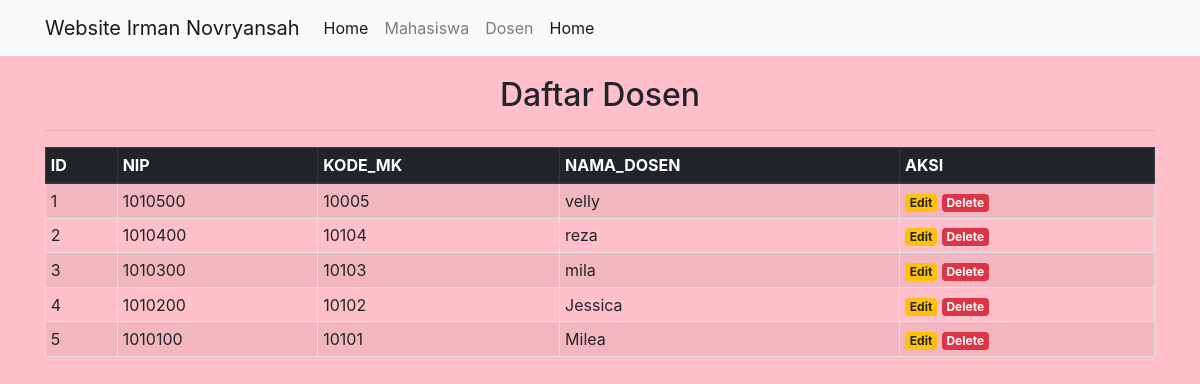
Screenshot of /Akademik/dosen.php with the database file from the repository.
### tables this page shows
CREATE TABLE `dosen` (
  `nip` char(8) NOT NULL,
  `kode_mk` char(8) NOT NULL,
  `nama_dosen` varchar(50) DEFAULT NULL,
  `ttl` text,
  `jk` varchar(1) NOT NULL,
  `no_telp` varchar(15) DEFAULT NULL,
  `alamat` varchar(50) NOT NULL,
  `id` int(9) NOT NULL
);

### Akademik/dosen.php (the view, shortened to what this page needs)
<?php
include('config.php');
?>
<!DOCTYPE html>
<html>
<head>
	<link rel="stylesheet" href="https://stackpath.bootstrapcdn.com/bootstrap/4.1.3/css/bootstrap.min.css">
</head>
<body style="background-color:pink;">
<body>
	<nav class="navbar navbar-expand-lg navbar-light bg-light">
		<div class="container">
			<a class="navbar-brand" href="#">Website Irman Novryansah </a>
			<div class="collapse navbar-collapse" id="navbarSupportedContent">
				<ul class="navbar-nav mr-auto">
					<li class="nav-item active">
						<a class="nav-link" href="index.php">Home</a>
					</li>
					<li class="nav-item ">
						<a class="nav-link" href="tambah.php">Mahasiswa</a>
					</li>
					<li class="nav-item ">
						<a class="nav-link " href="dosen.php">Dosen</a>
					</li>
					<li class="nav-item active ">
						<a class="nav-link " href="tambahdosen.php">Home</a>
					</li>
				</ul>
			</div>
		</div>
	</nav>
	<div class="container" style="margin-top:20px">
		<center><h2>Daftar Dosen</h2></center>
		<hr>
		<table class="table table-striped table-hover table-sm table-bordered">
			<thead class="thead-dark">
				<tr>
				    <th>ID</th>
					<th>NIP</th>
					<th>KODE_MK</th>
					<th>NAMA_DOSEN</th>
					<th>AKSI</th>
				</tr>
			</thead>
			<tbody>
				<?php
				$sql = mysqli_query($koneksi, "SELECT * FROM dosen ORDER BY id DESC") or die(mysqli_error($koneksi));
				if(mysqli_num_rows($sql) > 0){
					$no = 1;
					while($data = mysqli_fetch_assoc($sql)){
						echo '
						<tr>
							<td>'.$no.'</td>
							<td>'.$data['nip'].'</td>
							<td>'.$data['kode_mk'].'</td>
							<td>'.$data['nama_dosen'].'</td>
							<td>
								<a href="editdosen.php?id='.$data['id'].'" class="badge badge-warning">Edit</a>
								<a href="deletedosen.php?id='.$data['id'].'" class="badge badge-danger" onclick="return confirm(\'Yakin ingin menghapus data ini?\')">Delete</a>
							</td>
						</tr>
						';
						$no++;
					}
				}else{
					echo '
					<tr>
						<td colspan="6">Tidak ada data.</td>
					</tr>
					';
				}
				?>
		</table>
	</div>
</body>
</html>

### rows the page displays
dosen: nip "1010500", kode_mk "10005", nama_dosen "velly"
dosen: nip "1010400", kode_mk "10104", nama_dosen "reza"
dosen: nip "1010300", kode_mk "10103", nama_dosen "mila"
dosen: nip "1010200", kode_mk "10102", nama_dosen "Jessica"
dosen: nip "1010100", kode_mk "10101", nama_dosen "Milea"
